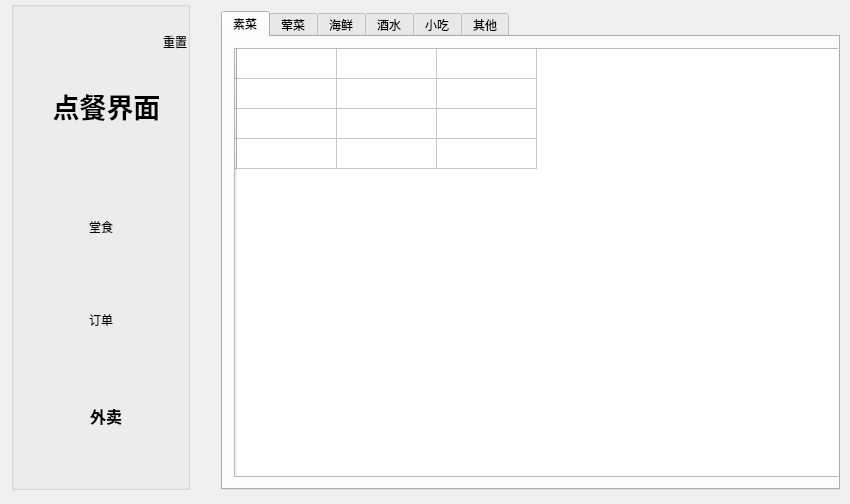
<?xml version="1.0" encoding="UTF-8"?>
<ui version="4.0">
 <class>UserInterfaceClass</class>
 <widget class="QWidget" name="UserInterfaceClass">
  <property name="geometry">
   <rect>
    <x>0</x>
    <y>0</y>
    <width>850</width>
    <height>504</height>
   </rect>
  </property>
  <property name="windowTitle">
   <string>UserInterface</string>
  </property>
  <widget class="QWidget" name="verticalLayoutWidget">
   <property name="geometry">
    <rect>
     <x>210</x>
     <y>0</y>
     <width>641</width>
     <height>501</height>
    </rect>
   </property>
   <layout class="QVBoxLayout" name="verticalLayout">
    <item>
     <widget class="QTabWidget" name="tabWidget">
      <property name="styleSheet">
       <string notr="true">QWidget#tabWidget{
font: 20pt &quot;Microsoft Tai Le&quot;;
}</string>
      </property>
      <property name="currentIndex">
       <number>0</number>
      </property>
      <property name="iconSize">
       <size>
        <width>20</width>
        <height>20</height>
       </size>
      </property>
      <widget class="QWidget" name="vegetable">
       <attribute name="icon">
        <iconset resource="qOrderingSystem.qrc">
         <normaloff>:/icon/image/icon/vegetables.png</normaloff>:/icon/image/icon/vegetables.png</iconset>
       </attribute>
       <attribute name="title">
        <string>素菜</string>
       </attribute>
       <widget class="QWidget" name="verticalLayoutWidget_3">
        <property name="geometry">
         <rect>
          <x>0</x>
          <y>0</y>
          <width>641</width>
          <height>451</height>
         </rect>
        </property>
        <layout class="QVBoxLayout" name="verticalLayout_3">
         <item>
          <widget class="QTableWidget" name="Vegetable">
           <property name="showGrid">
            <bool>true</bool>
           </property>
           <attribute name="horizontalHeaderVisible">
            <bool>false</bool>
           </attribute>
           <row>
            <property name="text">
             <string/>
            </property>
           </row>
           <row>
            <property name="text">
             <string/>
            </property>
           </row>
           <row>
            <property name="text">
             <string/>
            </property>
           </row>
           <row>
            <property name="text">
             <string/>
            </property>
           </row>
           <column>
            <property name="text">
             <string/>
            </property>
           </column>
           <column>
            <property name="text">
             <string/>
            </property>
           </column>
           <column>
            <property name="text">
             <string/>
            </property>
           </column>
          </widget>
         </item>
        </layout>
       </widget>
      </widget>
      <widget class="QWidget" name="meat">
       <attribute name="icon">
        <iconset resource="qOrderingSystem.qrc">
         <normaloff>:/icon/image/icon/meat.png</normaloff>:/icon/image/icon/meat.png</iconset>
       </attribute>
       <attribute name="title">
        <string>荤菜</string>
       </attribute>
       <widget class="QWidget" name="verticalLayoutWidget_4">
        <property name="geometry">
         <rect>
          <x>0</x>
          <y>0</y>
          <width>641</width>
          <height>451</height>
         </rect>
        </property>
        <layout class="QVBoxLayout" name="verticalLayout_4">
         <item>
          <widget class="QTableWidget" name="Meat">
           <attribute name="horizontalHeaderVisible">
            <bool>false</bool>
           </attribute>
           <row>
            <property name="text">
             <string/>
            </property>
           </row>
           <row>
            <property name="text">
             <string/>
            </property>
           </row>
           <row>
            <property name="text">
             <string/>
            </property>
           </row>
           <row>
            <property name="text">
             <string/>
            </property>
           </row>
           <column>
            <property name="text">
             <string/>
            </property>
           </column>
           <column>
            <property name="text">
             <string/>
            </property>
           </column>
           <column>
            <property name="text">
             <string/>
            </property>
           </column>
          </widget>
         </item>
        </layout>
       </widget>
      </widget>
      <widget class="QWidget" name="tab_2">
       <attribute name="icon">
        <iconset resource="qOrderingSystem.qrc">
         <normaloff>:/icon/image/icon/seafood.png</normaloff>:/icon/image/icon/seafood.png</iconset>
       </attribute>
       <attribute name="title">
        <string>海鲜</string>
       </attribute>
       <widget class="QWidget" name="verticalLayoutWidget_8">
        <property name="geometry">
         <rect>
          <x>0</x>
          <y>0</y>
          <width>641</width>
          <height>451</height>
         </rect>
        </property>
        <layout class="QVBoxLayout" name="verticalLayout_8">
         <item>
          <widget class="QTableWidget" name="Seafood">
           <attribute name="horizontalHeaderVisible">
            <bool>false</bool>
           </attribute>
           <row>
            <property name="text">
             <string/>
            </property>
           </row>
           <row>
            <property name="text">
             <string/>
            </property>
           </row>
           <row>
            <property name="text">
             <string/>
            </property>
           </row>
           <row>
            <property name="text">
             <string/>
            </property>
           </row>
           <column>
            <property name="text">
             <string/>
            </property>
           </column>
           <column>
            <property name="text">
             <string/>
            </property>
           </column>
           <column>
            <property name="text">
             <string/>
            </property>
           </column>
          </widget>
         </item>
        </layout>
       </widget>
      </widget>
      <widget class="QWidget" name="beverage">
       <attribute name="icon">
        <iconset resource="qOrderingSystem.qrc">
         <normaloff>:/icon/image/icon/drink.png</normaloff>:/icon/image/icon/drink.png</iconset>
       </attribute>
       <attribute name="title">
        <string>酒水</string>
       </attribute>
       <widget class="QWidget" name="verticalLayoutWidget_5">
        <property name="geometry">
         <rect>
          <x>0</x>
          <y>0</y>
          <width>641</width>
          <height>451</height>
         </rect>
        </property>
        <layout class="QVBoxLayout" name="verticalLayout_5">
         <item>
          <widget class="QTableWidget" name="Drink">
           <attribute name="horizontalHeaderVisible">
            <bool>false</bool>
           </attribute>
           <row>
            <property name="text">
             <string/>
            </property>
           </row>
           <row>
            <property name="text">
             <string/>
            </property>
           </row>
           <row>
            <property name="text">
             <string/>
            </property>
           </row>
           <row>
            <property name="text">
             <string/>
            </property>
           </row>
           <column>
            <property name="text">
             <string/>
            </property>
           </column>
           <column>
            <property name="text">
             <string/>
            </property>
           </column>
           <column>
            <property name="text">
             <string/>
            </property>
           </column>
          </widget>
         </item>
        </layout>
       </widget>
      </widget>
      <widget class="QWidget" name="tab">
       <attribute name="icon">
        <iconset resource="qOrderingSystem.qrc">
         <normaloff>:/icon/image/icon/snack.png</normaloff>:/icon/image/icon/snack.png</iconset>
       </attribute>
       <attribute name="title">
        <string>小吃</string>
       </attribute>
       <widget class="QWidget" name="verticalLayoutWidget_9">
        <property name="geometry">
         <rect>
          <x>0</x>
          <y>0</y>
          <width>641</width>
          <height>451</height>
         </rect>
        </property>
        <layout class="QVBoxLayout" name="verticalLayout_9">
         <item>
          <widget class="QTableWidget" name="Snack">
           <row>
            <property name="text">
             <string/>
            </property>
           </row>
           <row>
            <property name="text">
             <string/>
            </property>
           </row>
           <row>
            <property name="text">
             <string/>
            </property>
           </row>
           <row>
            <property name="text">
             <string/>
            </property>
           </row>
           <column>
            <property name="text">
             <string/>
            </property>
           </column>
           <column>
            <property name="text">
             <string/>
            </property>
           </column>
           <column>
            <property name="text">
             <string/>
            </property>
           </column>
          </widget>
         </item>
        </layout>
       </widget>
      </widget>
      <widget class="QWidget" name="else_2">
       <attribute name="icon">
        <iconset resource="qOrderingSystem.qrc">
         <normaloff>:/icon/image/icon/rice.png</normaloff>:/icon/image/icon/rice.png</iconset>
       </attribute>
       <attribute name="title">
        <string>其他</string>
       </attribute>
       <widget class="QWidget" name="verticalLayoutWidget_6">
        <property name="geometry">
         <rect>
          <x>0</x>
          <y>0</y>
          <width>641</width>
          <height>451</height>
         </rect>
        </property>
        <layout class="QVBoxLayout" name="verticalLayout_6">
         <item>
          <widget class="QTableWidget" name="something">
           <row>
            <property name="text">
             <string/>
            </property>
           </row>
           <row>
            <property name="text">
             <string/>
            </property>
           </row>
           <row>
            <property name="text">
             <string/>
            </property>
           </row>
           <row>
            <property name="text">
             <string/>
            </property>
           </row>
           <column>
            <property name="text">
             <string/>
            </property>
           </column>
           <column>
            <property name="text">
             <string/>
            </property>
           </column>
           <column>
            <property name="text">
             <string/>
            </property>
           </column>
          </widget>
         </item>
        </layout>
       </widget>
      </widget>
     </widget>
    </item>
   </layout>
  </widget>
  <widget class="QWidget" name="verticalLayoutWidget_2">
   <property name="geometry">
    <rect>
     <x>0</x>
     <y>-10</y>
     <width>201</width>
     <height>511</height>
    </rect>
   </property>
   <layout class="QVBoxLayout" name="verticalLayout_2">
    <item>
     <widget class="QGroupBox" name="groupBox">
      <property name="enabled">
       <bool>true</bool>
      </property>
      <property name="styleSheet">
       <string notr="true"> QPushButton
 {

    background-position: top center;
   

    text-align: bottom center;


 }</string>
      </property>
      <property name="title">
       <string/>
      </property>
      <property name="flat">
       <bool>true</bool>
      </property>
      <widget class="QLabel" name="label">
       <property name="geometry">
        <rect>
         <x>20</x>
         <y>80</y>
         <width>151</width>
         <height>51</height>
        </rect>
       </property>
       <property name="text">
        <string>&lt;html&gt;&lt;head/&gt;&lt;body&gt;&lt;p align=&quot;center&quot;&gt;&lt;span style=&quot; font-size:20pt; font-weight:700;&quot;&gt;点餐界面&lt;/span&gt;&lt;/p&gt;&lt;/body&gt;&lt;/html&gt;</string>
       </property>
      </widget>
      <widget class="QWidget" name="verticalLayoutWidget_7">
       <property name="geometry">
        <rect>
         <x>60</x>
         <y>140</y>
         <width>129</width>
         <height>365</height>
        </rect>
       </property>
       <layout class="QVBoxLayout" name="verticalLayout_7">
        <item>
         <widget class="QToolButton" name="dinnerFood">
          <property name="focusPolicy">
           <enum>Qt::FocusPolicy::NoFocus</enum>
          </property>
          <property name="contextMenuPolicy">
           <enum>Qt::ContextMenuPolicy::PreventContextMenu</enum>
          </property>
          <property name="acceptDrops">
           <bool>false</bool>
          </property>
          <property name="layoutDirection">
           <enum>Qt::LayoutDirection::LeftToRight</enum>
          </property>
          <property name="autoFillBackground">
           <bool>false</bool>
          </property>
          <property name="styleSheet">
           <string notr="true">font: 700 12pt &quot;Microsoft JhengHei&quot;;</string>
          </property>
          <property name="text">
           <string>堂食</string>
          </property>
          <property name="icon">
           <iconset resource="qOrderingSystem.qrc">
            <normaloff>:/icon/image/icon/ser_p.png</normaloff>:/icon/image/icon/ser_p.png</iconset>
          </property>
          <property name="iconSize">
           <size>
            <width>60</width>
            <height>60</height>
           </size>
          </property>
          <property name="checkable">
           <bool>false</bool>
          </property>
          <property name="checked">
           <bool>false</bool>
          </property>
          <property name="autoRepeat">
           <bool>false</bool>
          </property>
          <property name="toolButtonStyle">
           <enum>Qt::ToolButtonStyle::ToolButtonTextUnderIcon</enum>
          </property>
          <property name="autoRaise">
           <bool>true</bool>
          </property>
         </widget>
        </item>
        <item>
         <widget class="QToolButton" name="order">
          <property name="focusPolicy">
           <enum>Qt::FocusPolicy::WheelFocus</enum>
          </property>
          <property name="contextMenuPolicy">
           <enum>Qt::ContextMenuPolicy::CustomContextMenu</enum>
          </property>
          <property name="styleSheet">
           <string notr="true">font: 700 12pt &quot;Microsoft JhengHei&quot;;</string>
          </property>
          <property name="text">
           <string>订单</string>
          </property>
          <property name="icon">
           <iconset resource="qOrderingSystem.qrc">
            <normaloff>:/icon/image/icon/from_p.png</normaloff>:/icon/image/icon/from_p.png</iconset>
          </property>
          <property name="iconSize">
           <size>
            <width>60</width>
            <height>60</height>
           </size>
          </property>
          <property name="toolButtonStyle">
           <enum>Qt::ToolButtonStyle::ToolButtonTextUnderIcon</enum>
          </property>
          <property name="autoRaise">
           <bool>true</bool>
          </property>
         </widget>
        </item>
        <item>
         <widget class="QToolButton" name="takeaway">
          <property name="enabled">
           <bool>true</bool>
          </property>
          <property name="font">
           <font>
            <family>Microsoft JhengHei</family>
            <pointsize>12</pointsize>
            <italic>false</italic>
            <bold>true</bold>
            <kerning>true</kerning>
           </font>
          </property>
          <property name="styleSheet">
           <string notr="true">font: 700 12pt &quot;Microsoft JhengHei&quot;;</string>
          </property>
          <property name="text">
           <string>外卖</string>
          </property>
          <property name="icon">
           <iconset resource="qOrderingSystem.qrc">
            <normaloff>:/icon/image/icon/takeaway.png</normaloff>:/icon/image/icon/takeaway.png</iconset>
          </property>
          <property name="iconSize">
           <size>
            <width>60</width>
            <height>60</height>
           </size>
          </property>
          <property name="autoExclusive">
           <bool>false</bool>
          </property>
          <property name="toolButtonStyle">
           <enum>Qt::ToolButtonStyle::ToolButtonTextUnderIcon</enum>
          </property>
          <property name="autoRaise">
           <bool>true</bool>
          </property>
         </widget>
        </item>
       </layout>
      </widget>
      <widget class="QToolButton" name="reset">
       <property name="geometry">
        <rect>
         <x>130</x>
         <y>10</y>
         <width>68</width>
         <height>61</height>
        </rect>
       </property>
       <property name="focusPolicy">
        <enum>Qt::FocusPolicy::WheelFocus</enum>
       </property>
       <property name="contextMenuPolicy">
        <enum>Qt::ContextMenuPolicy::CustomContextMenu</enum>
       </property>
       <property name="styleSheet">
        <string notr="true">font: 700 10pt &quot;Microsoft JhengHei&quot;;</string>
       </property>
       <property name="text">
        <string>重置</string>
       </property>
       <property name="icon">
        <iconset resource="qOrderingSystem.qrc">
         <normaloff>:/icon/image/icon/up_p.png</normaloff>:/icon/image/icon/up_p.png</iconset>
       </property>
       <property name="iconSize">
        <size>
         <width>40</width>
         <height>40</height>
        </size>
       </property>
       <property name="toolButtonStyle">
        <enum>Qt::ToolButtonStyle::ToolButtonTextUnderIcon</enum>
       </property>
       <property name="autoRaise">
        <bool>true</bool>
       </property>
      </widget>
     </widget>
    </item>
   </layout>
  </widget>
 </widget>
 <layoutdefault spacing="6" margin="11"/>
 <resources>
  <include location="qOrderingSystem.qrc"/>
 </resources>
 <connections/>
</ui>
